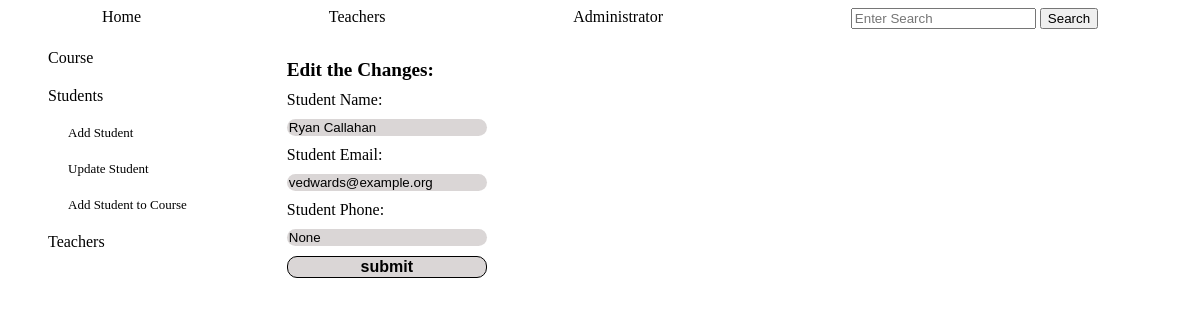
Before: /chosen_student/1 with the older database file.
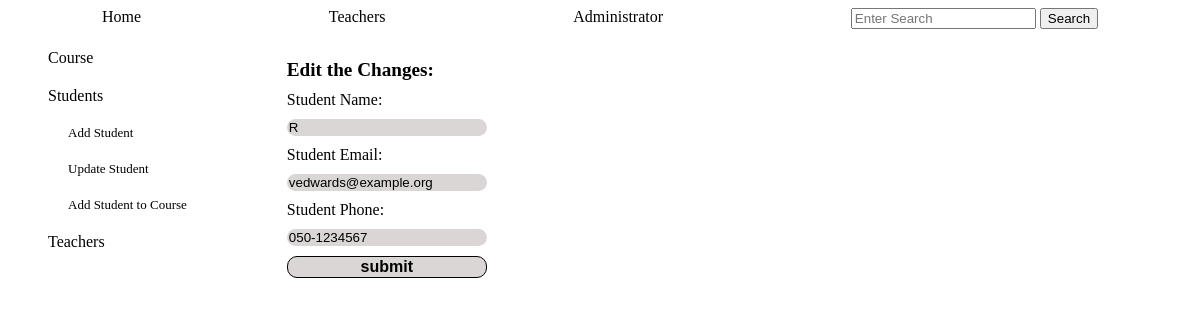
After: the same page with the newer database file.
### tables this page shows
CREATE TABLE students (
        id INTEGER PRIMARY KEY,
        name TEXT NOT NULL,
        email TEXT NOT NULL UNIQUE,
        phone TEXT
        );

### app.py (the view)
@app.route('/chosen_student/<student_id>', methods=['GET', 'POST'])
def chosen_student_update(student_id):
    student_info=crud.read_if('*',"students","id", student_id)
    student_object=create_students_objects(student_info)
    if request.method=='POST':
        name=request.form['name'].title()
        email=request.form['email']
        phone=request.form['phone']
        crud.update_if('students', 'name, email, phone', f"'{name}', '{email}', '{phone}'",'id', student_id)
        return redirect(url_for('admin_students'))
    else:
        return render_template('update_students.html',title='Edit the Changes:', student_object=student_object)

### crud.py (called while the page is built)
def read_if(column, table, value, condition):
    return query(f"SELECT {column} FROM {table} WHERE {value}='{condition}'")

### functions.py (called while the page is built)
def create_students_objects(students: list):
    students_objects=[classes.Student(student[0], student[1], student[2], student[3]) for student in students]
    return students_objects

### setup_db.py (called while the page is built)
def query(sql):
    with sqlite3.connect('students.db') as conn:
        cur=conn.cursor()
        cur.execute(sql)
        return cur.fetchall()

### templates/update_students.html (shortened to what this page needs)
{% include "admin_nav_students.html" %}
    <div class="'main_student_update" >
        <div class="students_update">
        </div>
        <div class="main_chosen_student">
            <div class="title_chosen_student">{{title}}</div>
            <form class="info_chosen_student" action="" method="POST">
                {% for student in student_object %}
                Student Name: <input type="text" name="name" value="{{student.name}}" >
                Student Email: <input type="email" name="email" value="{{student.email}}"  title="example@example.com">
                Student Phone: <input type="tel" name="phone" value="{{student.phone}}" title="example: 050-1234567"  pattern="[0-9]{3}-[0-9]{7}">
                <input id="submit" type="submit" value="submit">
                {% endfor %}
            </form>
        </div>
    </div>
</div>

Changed rows visible on the page:
changed students "vedwards@example.org": name "Ryan Callahan" → "R"; phone "None" → "050-1234567"
